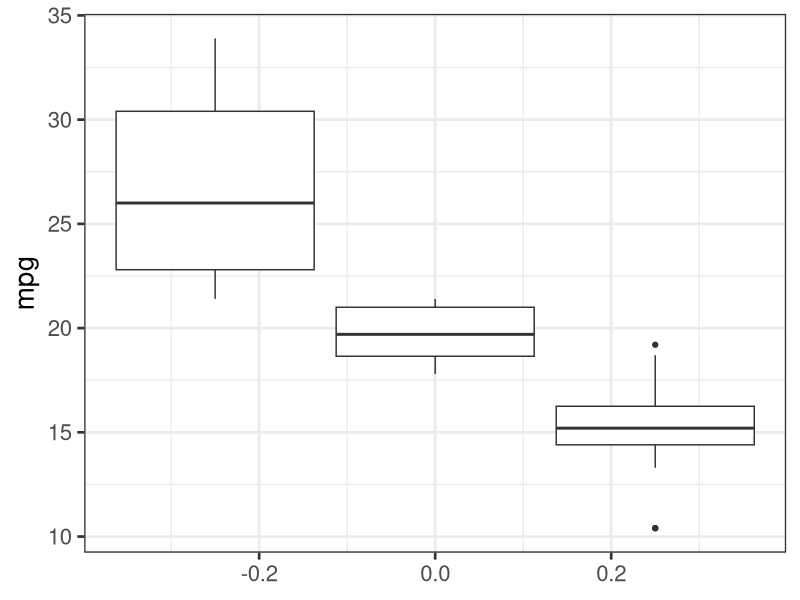

Source code (R): (Note: this script raises an error after producing the figure.)
library("here")
library("sessioninfo")
library("ggplot2")

## Define the plots output dir
plots_dir <- here("plots", "02_EDA")

## Create plots output dir
dir.create(plots_dir, showWarnings = FALSE)

## Load data
# load(here("processed-data", "some-directory", "somefile.Rdata"), verbose = TRUE)

## Just as an example
df <- mtcars

## We make a plot and save it at the plots directory
pdf(file.path(plots_dir, "template_figure.pdf"))
ggplot(df, aes(y = mpg, group = cyl)) + geom_boxplot() + theme_bw(base_size = 20)
dev.off()

## Reproducibility information
print('Reproducibility information:')
Sys.time()
proc.time()
options(width = 120)
session_info()

# ─ Session info ───────────────────────────────────────────────────────────────────────────────────────────────────────
#  setting  value
#  version  R version 4.0.4 RC (2021-02-08 r79975)
#  os       CentOS Linux 7 (Core)
#  system   x86_64, linux-gnu
#  ui       X11
#  language (EN)
#  collate  en_US.UTF-8
#  ctype    en_US.UTF-8
#  tz       US/Eastern
#  date     2021-05-07
#
# ─ Packages ───────────────────────────────────────────────────────────────────────────────────────────────────────────
#  package     * version date       lib source
#  assertthat    0.2.1   2019-03-21 [2] CRAN (R 4.0.3)
#  cli           2.2.0   2020-11-20 [1] CRAN (R 4.0.3)
#  colorout      1.2-2   2020-05-09 [1] Github (jalvesaq/colorout@726d681)
#  colorspace    2.0-0   2020-11-11 [2] CRAN (R 4.0.3)
#  crayon        1.4.1   2021-02-08 [1] CRAN (R 4.0.4)
#  digest        0.6.27  2020-10-24 [1] CRAN (R 4.0.3)
#  dplyr         1.0.2   2020-08-18 [1] CRAN (R 4.0.3)
#  ellipsis      0.3.1   2020-05-15 [1] CRAN (R 4.0.3)
#  fansi         0.4.1   2020-01-08 [1] CRAN (R 4.0.0)
#  farver        2.0.3   2020-01-16 [1] CRAN (R 4.0.0)
#  generics      0.1.0   2020-10-31 [1] CRAN (R 4.0.3)
#  ggplot2     * 3.3.3   2020-12-30 [1] CRAN (R 4.0.3)
#  glue          1.4.2   2020-08-27 [1] CRAN (R 4.0.3)
#  gtable        0.3.0   2019-03-25 [2] CRAN (R 4.0.3)
#  here        * 1.0.1   2020-12-13 [1] CRAN (R 4.0.3)
#  htmltools     0.5.0   2020-06-16 [1] CRAN (R 4.0.3)
#  htmlwidgets   1.5.3   2020-12-10 [1] CRAN (R 4.0.3)
#  httpuv        1.5.4   2020-06-06 [1] CRAN (R 4.0.3)
#  jsonlite      1.7.2   2020-12-09 [2] CRAN (R 4.0.3)
#  labeling      0.4.2   2020-10-20 [2] CRAN (R 4.0.3)
#  later         1.1.0.1 2020-06-05 [1] CRAN (R 4.0.3)
#  lattice       0.20-41 2020-04-02 [3] CRAN (R 4.0.4)
#  lifecycle     0.2.0   2020-03-06 [1] CRAN (R 4.0.0)
#  magrittr      2.0.1   2020-11-17 [1] CRAN (R 4.0.3)
#  munsell       0.5.0   2018-06-12 [2] CRAN (R 4.0.3)
#  pillar        1.4.7   2020-11-20 [1] CRAN (R 4.0.3)
#  pkgconfig     2.0.3   2019-09-22 [1] CRAN (R 4.0.0)
#  png           0.1-7   2013-12-03 [2] CRAN (R 4.0.3)
#  promises      1.1.1   2020-06-09 [1] CRAN (R 4.0.3)
#  purrr         0.3.4   2020-04-17 [1] CRAN (R 4.0.0)
#  R6            2.5.0   2020-10-28 [2] CRAN (R 4.0.3)
#  Rcpp          1.0.5   2020-07-06 [1] CRAN (R 4.0.3)
#  rlang         0.4.10  2020-12-30 [1] CRAN (R 4.0.3)
#  rmote         0.3.4   2020-05-09 [1] Github (cloudyr/rmote@fbce611)
#  rprojroot     2.0.2   2020-11-15 [2] CRAN (R 4.0.3)
#  scales        1.1.1   2020-05-11 [2] CRAN (R 4.0.3)
#  servr         0.21    2020-12-14 [1] CRAN (R 4.0.3)
#  sessioninfo * 1.1.1   2018-11-05 [1] CRAN (R 4.0.3)
#  tibble        3.0.4   2020-10-12 [1] CRAN (R 4.0.3)
#  tidyselect    1.1.1   2021-04-30 [2] CRAN (R 4.0.4)
#  vctrs         0.3.6   2020-12-17 [1] CRAN (R 4.0.3)
#  withr         2.3.0   2020-09-22 [1] CRAN (R 4.0.3)
#  xfun          0.20    2021-01-06 [1] CRAN (R 4.0.3)
#
# [1] /users/lcollado/R/4.0.x
# [2] /jhpce/shared/jhpce/core/conda/miniconda3-4.6.14/envs/svnR-4.0.x/R/4.0.x/lib64/R/site-library
# [3] /jhpce/shared/jhpce/core/conda/miniconda3-4.6.14/envs/svnR-4.0.x/R/4.0.x/lib64/R/library
